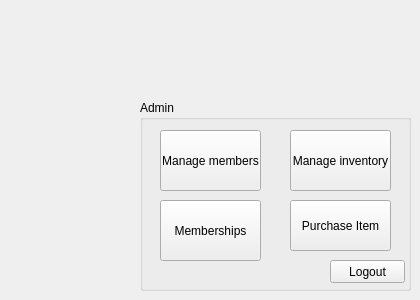
    <widget class="QWidget" name="AdminBase">
     <widget class="QGroupBox" name="groupBox_2">
      <property name="geometry">
       <rect>
        <x>140</x>
        <y>100</y>
        <width>271</width>
        <height>191</height>
       </rect>
      </property>
      <property name="title">
       <string>Admin</string>
      </property>
      <widget class="QPushButton" name="pushButton_members">
       <property name="geometry">
        <rect>
         <x>20</x>
         <y>30</y>
         <width>101</width>
         <height>61</height>
        </rect>
       </property>
       <property name="text">
        <string>Manage members</string>
       </property>
      </widget>
      <widget class="QPushButton" name="pushButton_inventory">
       <property name="geometry">
        <rect>
         <x>150</x>
         <y>30</y>
         <width>101</width>
         <height>61</height>
        </rect>
       </property>
       <property name="text">
        <string>Manage inventory</string>
       </property>
      </widget>
      <widget class="QPushButton" name="pushButton_memberships">
       <property name="geometry">
        <rect>
         <x>20</x>
         <y>100</y>
         <width>101</width>
         <height>61</height>
        </rect>
       </property>
       <property name="text">
        <string>Memberships</string>
       </property>
      </widget>
      <widget class="QPushButton" name="pushButton_logout_admin">
       <property name="geometry">
        <rect>
         <x>190</x>
         <y>160</y>
         <width>75</width>
         <height>23</height>
        </rect>
       </property>
       <property name="text">
        <string>Logout</string>
       </property>
      </widget>
      <widget class="QPushButton" name="pushButton_purchase">
       <property name="geometry">
        <rect>
         <x>150</x>
         <y>100</y>
         <width>101</width>
         <height>51</height>
        </rect>
       </property>
       <property name="text">
        <string>Purchase Item</string>
       </property>
      </widget>
     </widget>
    </widget>
